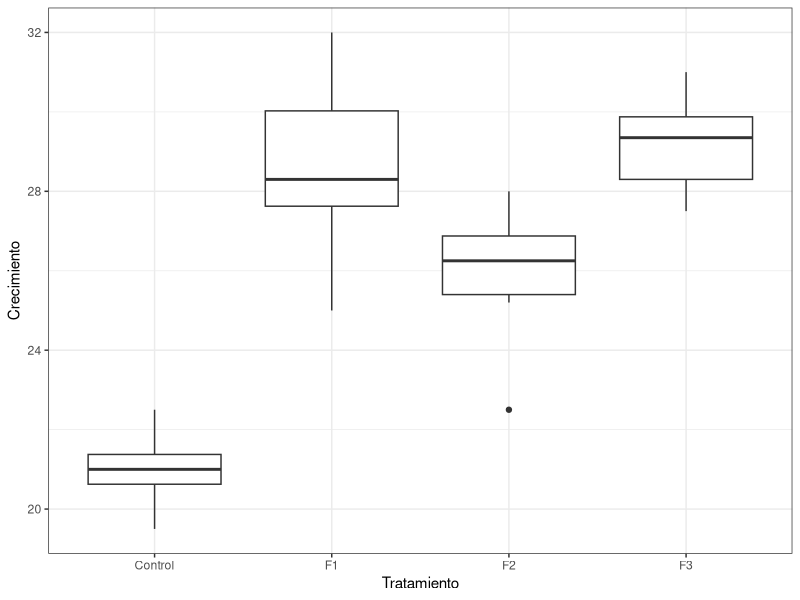
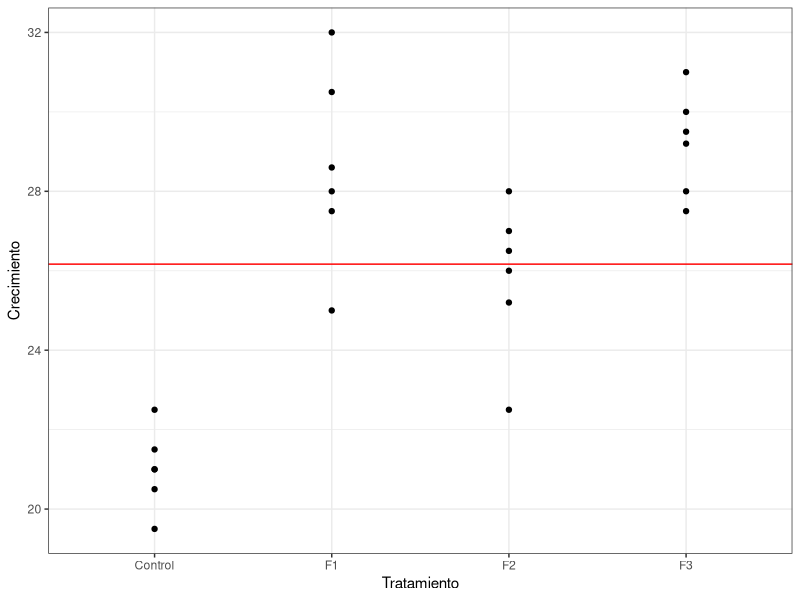
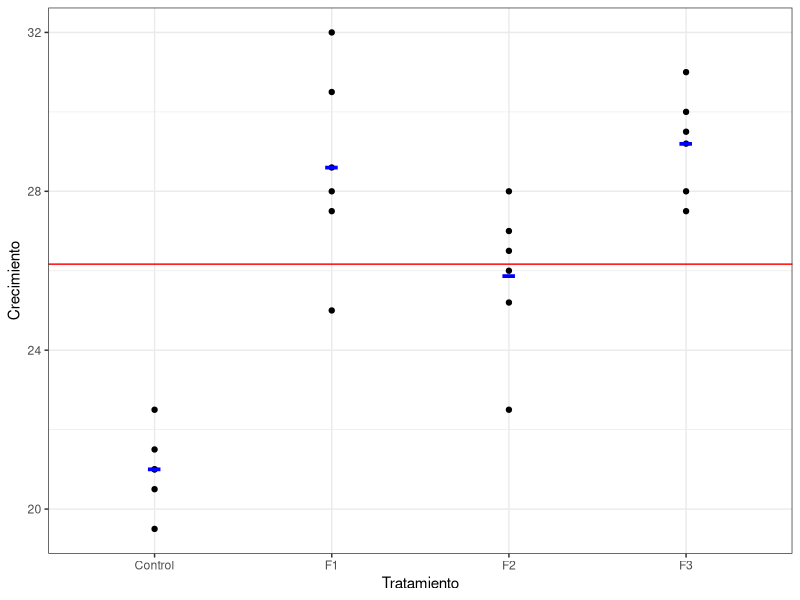
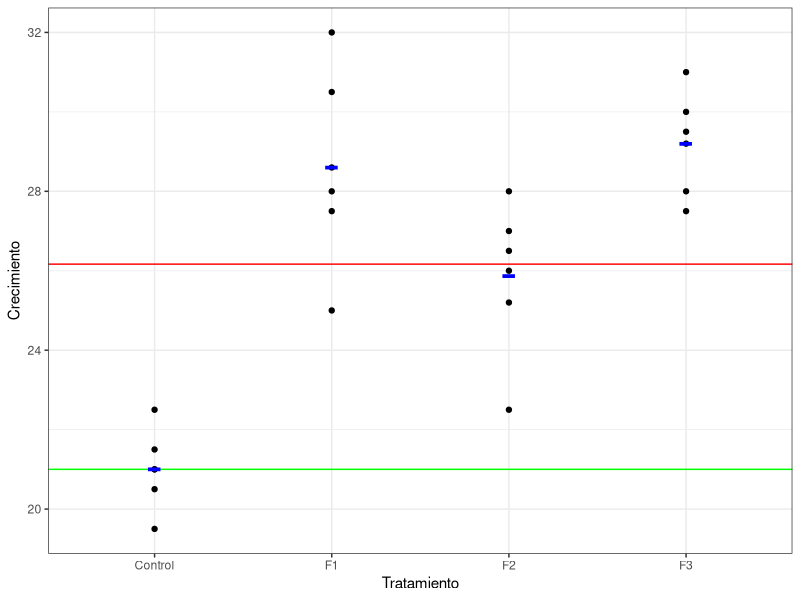
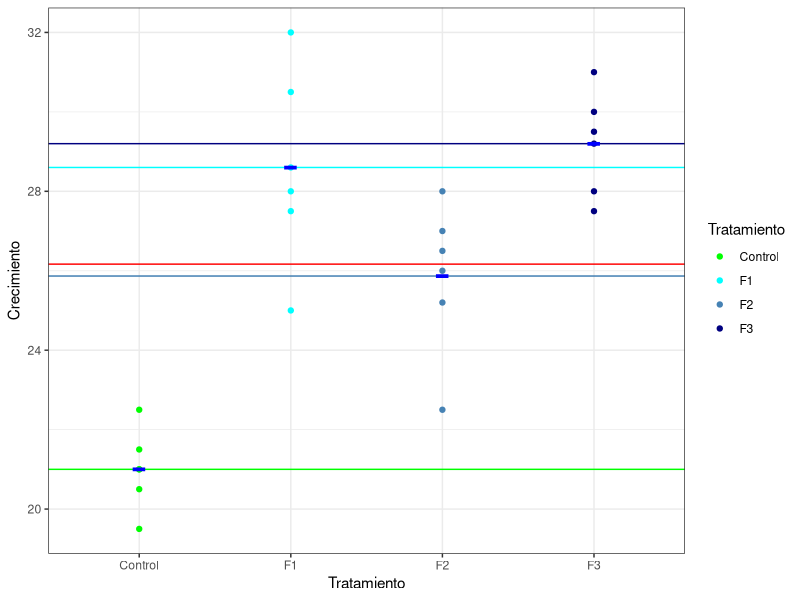

Here is the R script that generated these plots, in order:
# ANOVA ----
# Paso 1 ----
# H0:
# Las medias de los fertilizantes son iguales

# Paso 2 ----
# Las medias de los fertilizantes no son iguales

# Paso 3 ----
# La prueba estadística de H0 se hará con un nivel alfa de 0.05
alfa <- 0.05

# Paso 4 ---- Recolectar datos
# datos de crecimento de una planta usando 3 tipos de fertilizante
# y un grupo control sin ningún fertilizante
datos <- data.frame(
     Control = c(21, 19.5, 22.5, 21.5, 20.5, 21),
          F1 = c(32, 30.5, 25, 27.5, 28, 28.6),
          F2 = c(22.5, 26, 28, 27, 26.5, 25.2),
          F3 = c(28, 27.5, 31, 29.5, 30, 29.2)
)
# Paso 4.1 ----
# Es bueno hacer visualización para darse una idea de qué está ocurriendo
# cargar tidyverse
library(tidyverse)
# convertir de wide a long (tidy)
datos_long <- datos |> pivot_longer(cols = Control:F3, 
                      names_to = 'Tratamiento', 
                      values_to = 'Crecimiento')

# visualización

ggplot(datos_long,
       aes(x = Tratamiento, y = Crecimiento)) +
  geom_boxplot() +
  theme_bw()

# visualización de variabilidad

ggplot(datos_long,
       aes(x = Tratamiento, y = Crecimiento)) +
  geom_point() +
  geom_hline(yintercept = mean(datos_long$Crecimiento), color = 'red') +
  theme_bw()

# para añadir las medias por grupo, podemos crear un segundo data.frame

col_means <- datos |> 
  colMeans() |> 
  t() |> 
  as.data.frame() |> 
  pivot_longer(cols = Control:F3, 
               names_to = 'Tratamiento', 
               values_to = 'Crecimiento')

col_means

# repetimos el gráfico y añadimos las medias grupales
ggplot(datos_long,
       aes(x = Tratamiento, y = Crecimiento)) +
  geom_point() +
  geom_hline(yintercept = mean(datos_long$Crecimiento), color = 'red') +
  # añadir medias grupales
  geom_point(data = col_means,
             aes(x = Tratamiento, y = Crecimiento),
             color = 'blue', shape = '-', size = 13) +
  theme_bw()

# Paso 5 ----
# Calcular el estadístico de prueba
# Primero, vamos a correr un modelo de regresión lineal, y luego compararemos
# los resultados


anv <- lm(Crecimiento~Tratamiento, data=datos_long)
summary(anv)

# qué es ese 21 en intercepto?

# repetimos el gráfico y añadimos las medias grupales
ggplot(datos_long,
       aes(x = Tratamiento, y = Crecimiento)) +
  geom_point() +
  geom_hline(yintercept = mean(datos_long$Crecimiento), color = 'red') +
  geom_hline(yintercept = 21, color = 'green') +
  # añadir medias grupales
  geom_point(data = col_means,
             aes(x = Tratamiento, y = Crecimiento),
             color = 'blue', shape = '-', size = 13) +
  theme_bw()

# el efecto del Control!
# ¿cuál es el efecto de F1, F2 y F3?

f1 <- 21 + 7.6
f2 <- 21 + 4.8667
f3 <- 21 + 8.2
# añado color al tratamiento para resaltar
ggplot(datos_long,
       aes(x = Tratamiento, y = Crecimiento, color = Tratamiento)) +
  geom_point() +
  scale_color_manual(name = 'Tratamiento', values = c('green', 'cyan', 'steelblue', 'navy')) +
  geom_hline(yintercept = mean(datos_long$Crecimiento), color = 'red') +
  geom_hline(yintercept = 21, color = 'green') +
  geom_hline(yintercept = c(f1, f2, f3), color = c('cyan', 'steelblue', 'navy')) +
  # añadir medias grupales
  geom_point(data = col_means,
             aes(x = Tratamiento, y = Crecimiento),
             color = 'blue', shape = '-', size = 13) +
  theme_bw()

# Las medias intragrupales se obtienen con el intercepto más el efecto;
# por lo tanto, el efecto es el intercepto - media grupal

# para conocer las sumas de cuadrados:
anova(anv)
# lo que arroja un F de 27.46; el efecto del tratamiento es robusto y significativo

# Ahora hacemos todo a mano. Para obtener el F observado, necesitamos descomponer
# la variabilidad en explicada vs no explicada
# descomposición de variabilidad
# tss = variabilidad-tratamiento + variabilidad-residual

tss <- sum((datos_long$Crecimiento - mean(datos_long$Crecimiento))^2)
tss

# la variabilidad del tratamiento es la suma de las desviaciones de la media
# de cada grupo con respecto a la media global, multiplicada por n_j

sum_intragrupo <- datos_long |> 
  group_by(Tratamiento) |> 
  summarise(nj = n(),
            y_barra_j = mean(Crecimiento))

gmean <- mean(datos_long$Crecimiento)
gmean

tr_ss <- sum(sum_intragrupo$nj * (sum_intragrupo$y_barra_j - gmean)^2)
tr_ss

# finalmente, necesitamos la varianza residual (no explicada)

res_ss <- tss - tr_ss
res_ss
# también se puede obtener a partir del modelo 
sum(residuals(anv)^2)

# para convertirlos a varianzas (suma promedio de cuadrados) necesitamos los grados
# de libertad. Para tss, los grados de libertad es N - 1
N <- nrow(datos_long)
df_tss <- N-1
# para el tratamiento, tenemos 4 tratamientos - 1
df_trat <- 3
# los grados de libertad del error son los grados de libertad de tss - los de tratamiento
df_res <- df_tss - df_trat

# ahora podemos calcular la varianza explicada y la no explicada

var_exp <- tr_ss/df_trat
var_no_exp <- res_ss/df_res

# Paso 6 ----
# y el estadístico F es

F_obs <- var_exp/var_no_exp
F_obs

# el F_alfa o F_crit

F_crit <- qf(1-alfa, df1 = df_trat, df2 = df_res)
F_crit

# Paso 7 ----

print(
  ifelse(
    F_obs > F_crit, "Rechazar H0", "Aceptar H0"
  )
)

# O
p_val <- df(F_obs, df_trat, df_res)
p_val

print(
  ifelse(
    p_val < alfa, "Rechazar H0", "Aceptar H0"
  )
)
